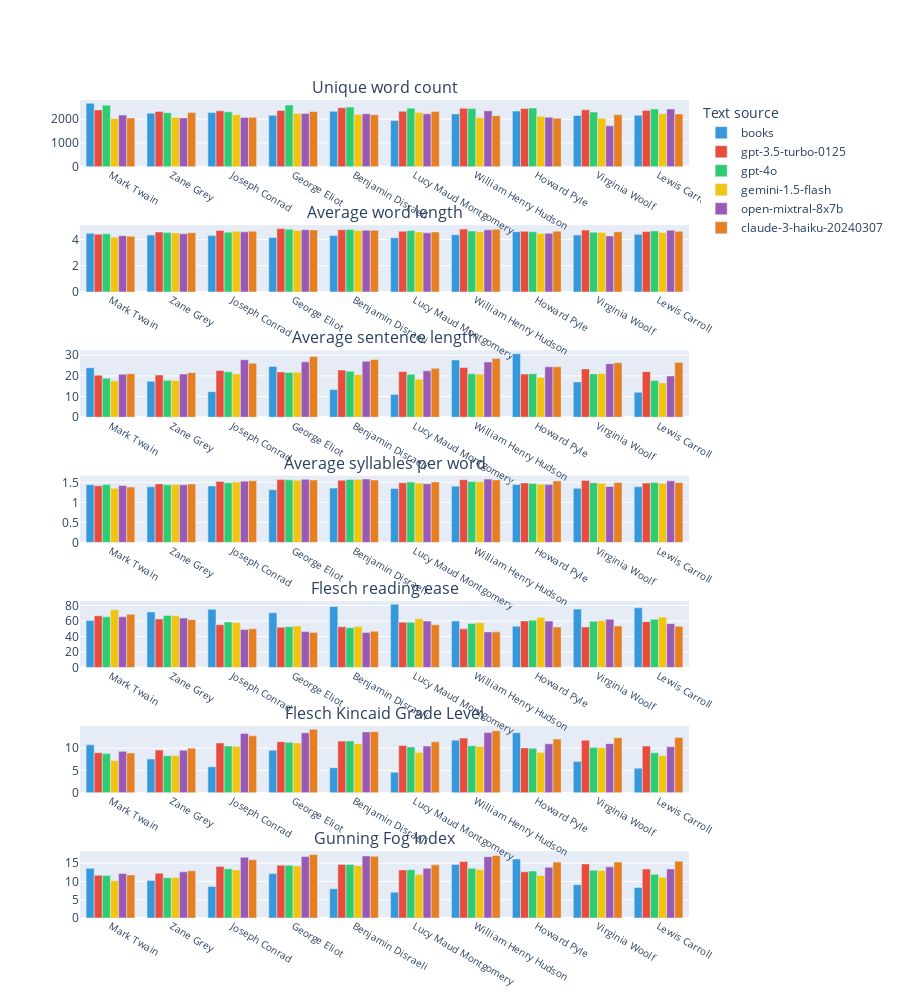
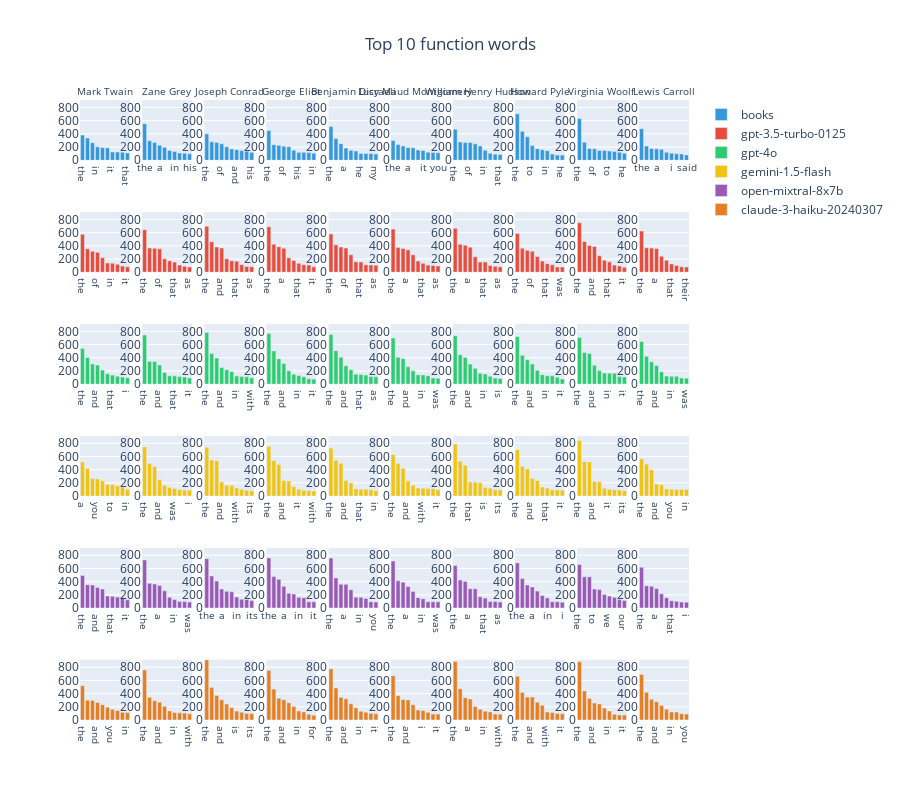
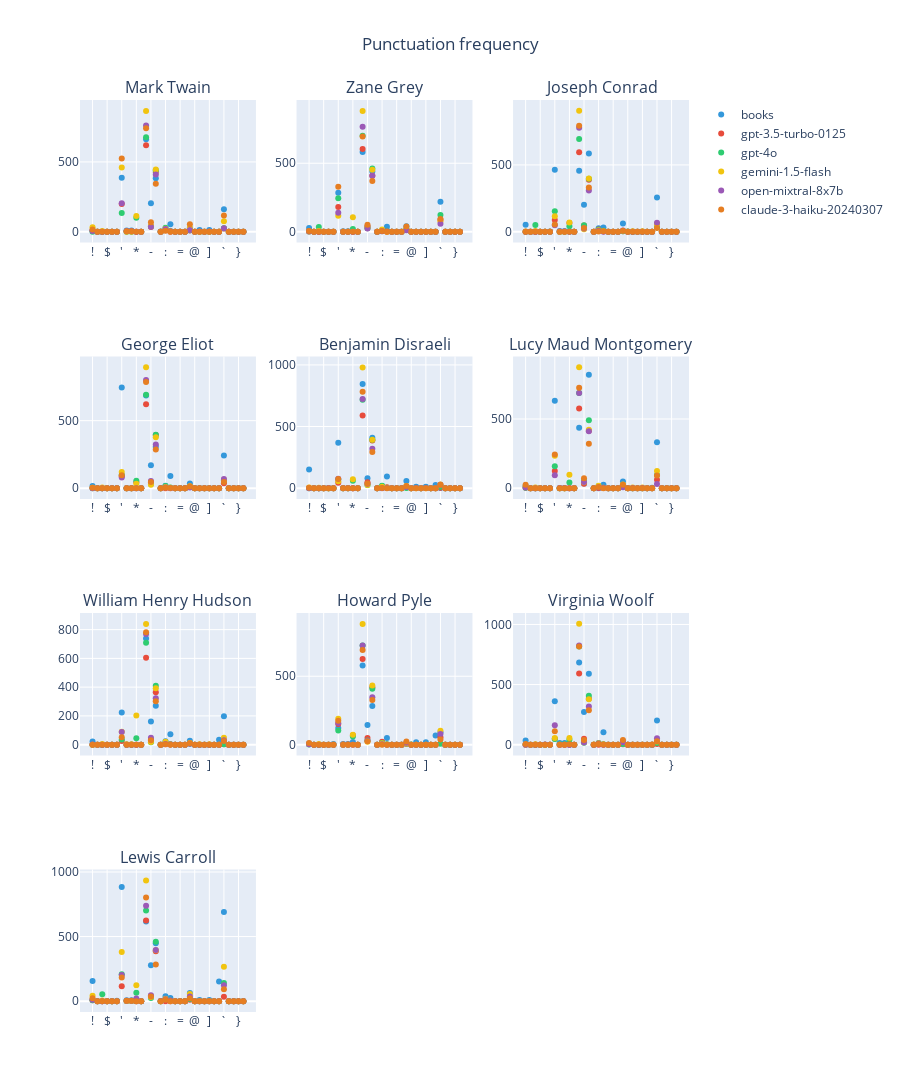

Notebook code cell kept with these figures, in order:
### Code cell
visualization = AnalysisVisualization(settings)
visualization.visualize(analysis_data)
